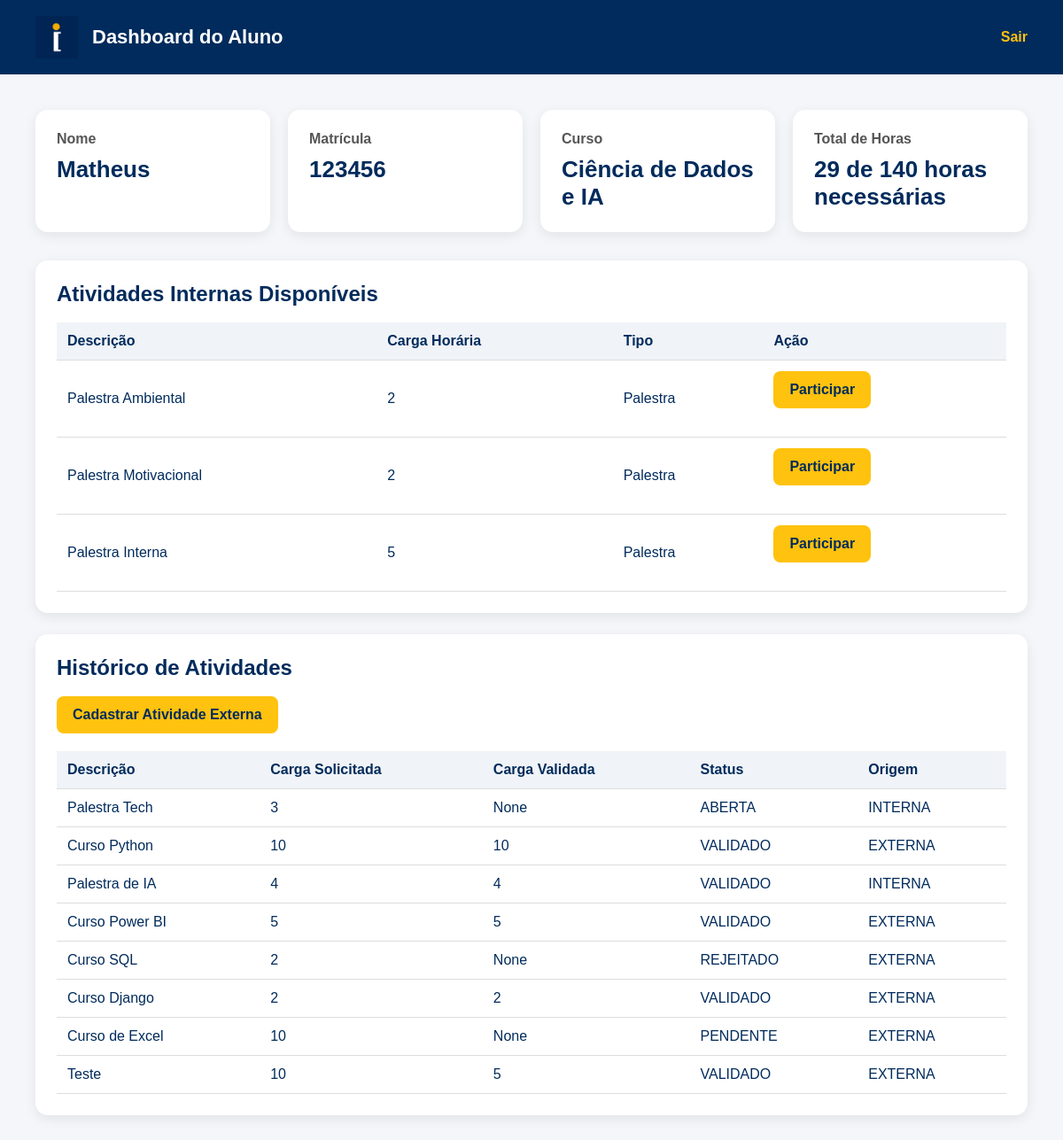
/dashboard/aluno/ (signed in), run on an earlier commit of the app's database.
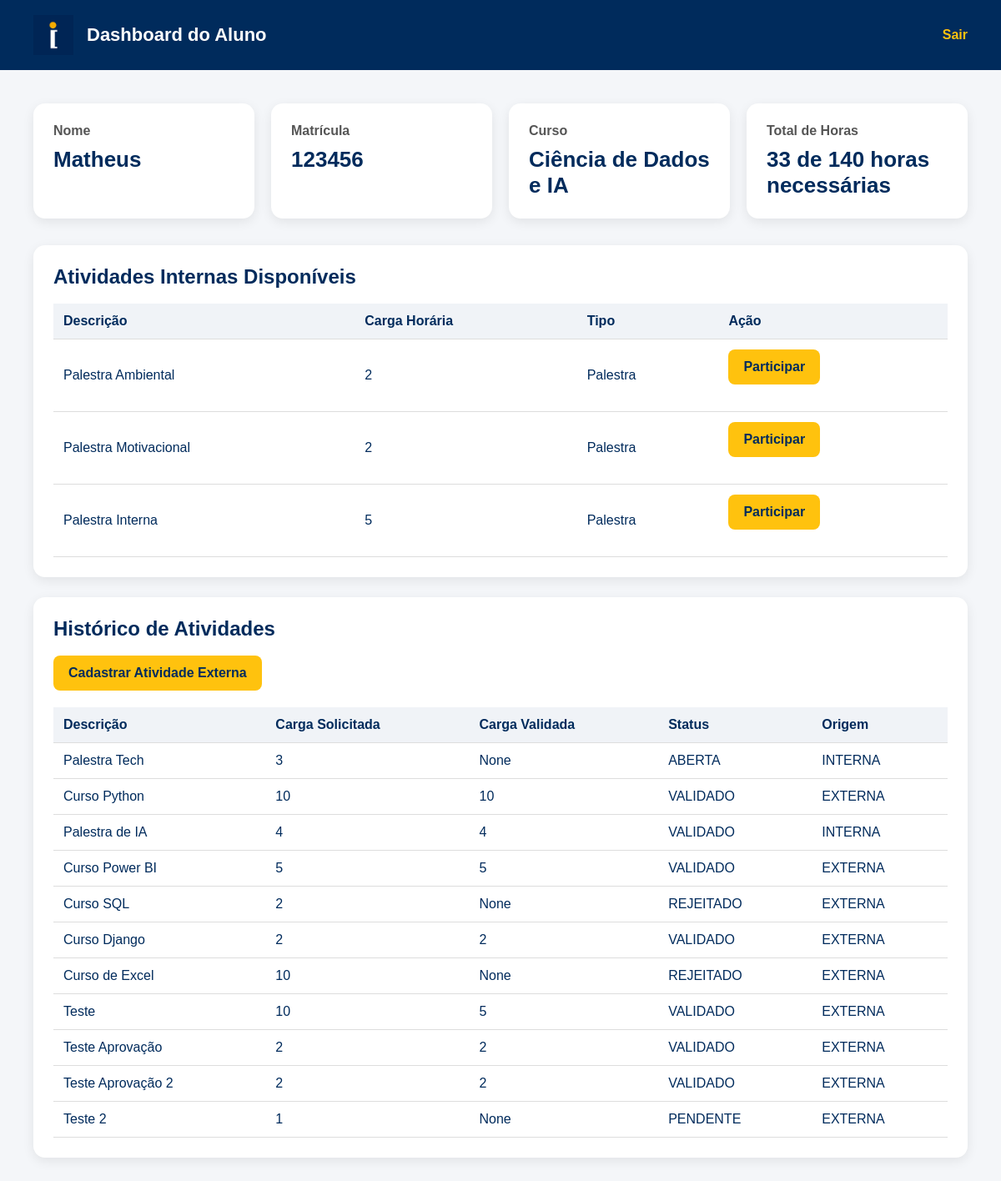
And on a later commit of the database.
### core/models.py (models this page shows, shortened)
class Aluno(models.Model):
    usuario = models.OneToOneField(
        Usuario,
        on_delete=models.CASCADE
    )
    matricula = models.CharField(max_length=20)
    curso = models.CharField(max_length=100)
    semestre_ingresso = models.IntegerField()
    total_horas_integralizadas = models.IntegerField(default=0)

class AtividadeComplementar(models.Model):
    class Status(models.TextChoices):
        PENDENTE = 'PENDENTE', 'Pendente'
        ABERTA = 'ABERTA', 'Aberta'
        VALIDADO = 'VALIDADO', 'Validado'
        REJEITADO = 'REJEITADO', 'Rejeitado'
    class Origem(models.TextChoices):
        INTERNA = 'INTERNA', 'Interna'
        EXTERNA = 'EXTERNA', 'Externa'
    descricao = models.TextField()
    carga_horaria_solicitada = models.IntegerField()
    carga_horaria_validada = models.IntegerField(
        null=True,
        blank=True
    )
    status = models.CharField(
        max_length=20,
        choices=Status.choices,
        default=Status.PENDENTE
    )
    tipo_origem = models.CharField(
        max_length=20,
        choices=Origem.choices
    )
    caminho_comprovante = models.FileField(
        upload_to='comprovantes/',
        null=True,
        blank=True
    )
    aluno = models.ForeignKey(
        Aluno,
        on_delete=models.CASCADE,
        related_name='atividades',
        null=True,
        blank=True
    )
    alunos_participantes = models.ManyToManyField(
        Aluno,
        related_name='atividades_internas',
        blank=True
    )
    coordenador = models.ForeignKey(
        Coordenador,
        on_delete=models.SET_NULL,
        null=True,
        blank=True
    )
    organizacao = models.ForeignKey(
        OrgAcademica,
        on_delete=models.SET_NULL,
        null=True,
        blank=True
    )
    tipo_atividade = models.ForeignKey(
        TipoAtividade,
        on_delete=models.CASCADE
    )

class TipoAtividade(models.Model):
    nome = models.CharField(max_length=100)
    limite_horas_total = models.IntegerField()
    limite_horas_por_evento = models.IntegerField()
    eixo_tematico = models.ForeignKey(
        EixoTematico,
        on_delete=models.CASCADE,
        related_name='tipos_atividade'
    )

class Usuario(AbstractUser):
    class Perfil(models.TextChoices):
        ALUNO = 'ALUNO', 'Aluno'
        COORDENADOR = 'COORDENADOR', 'Coordenador'
        ORG = 'ORG', 'Organização Acadêmica'
    perfil = models.CharField(
        max_length=20,
        choices=Perfil.choices
    )

### core/views.py (the view)
@login_required
def dashboard_aluno(request):
    aluno = Aluno.objects.get(usuario=request.user)
    atividades = AtividadeComplementar.objects.filter(
        Q(aluno=aluno) | Q(alunos_participantes=aluno)
    ).distinct()
    atividades_internas_abertas = AtividadeComplementar.objects.filter(
        tipo_origem=AtividadeComplementar.Origem.INTERNA,
        status=AtividadeComplementar.Status.ABERTA
    ).exclude(
        alunos_participantes=aluno
    )
    HORAS_NECESSARIAS = 140
    return render(
        request,
        'dashboard_aluno.html',
        {
            'aluno': aluno,
            'atividades': atividades,
            'atividades_internas_abertas': atividades_internas_abertas,
            'horas_necessarias': HORAS_NECESSARIAS
        }
    )

### core/templates/dashboard_aluno.html (shortened to what this page needs)
{% load static %}
<!DOCTYPE html>
<html lang="pt-br">
<head>
    <link rel="stylesheet" href="{% static 'css/dashboard.css' %}">
</head>
<body>
<header class="header">
    <div class="header-left">
        <img src="{% static 'img/logo_ibmec.png' %}" alt="IBMEC">
        <h1>Dashboard do Aluno</h1>
    </div>
    <a href="{% url 'logout' %}" class="logout">Sair</a>
</header>
<main class="container">
    <div class="cards">
        <div class="card">
            <h2>Nome</h2>
            <p>{{ aluno.usuario.username }}</p>
        </div>
        <div class="card">
            <h2>Matrícula</h2>
            <p>{{ aluno.matricula }}</p>
        </div>
        <div class="card">
            <h2>Curso</h2>
            <p>{{ aluno.curso }}</p>
        </div>
        <div class="card">
            <h2>Total de Horas</h2>
            <p>
                {{ aluno.total_horas_integralizadas }} de {{ horas_necessarias }} horas necessárias
            </p>
        </div>
    </div>
    <div class="section">
        <h2>Atividades Internas Disponíveis</h2>
        <table>
            <thead>
                <tr>
                    <th>Descrição</th>
                    <th>Carga Horária</th>
                    <th>Tipo</th>
                    <th>Ação</th>
                </tr>
            </thead>
            <tbody>
                {% for atividade in atividades_internas_abertas %}
                    <tr>
                        <td>{{ atividade.descricao }}</td>
                        <td>{{ atividade.carga_horaria_solicitada }}</td>
                        <td>{{ atividade.tipo_atividade.nome }}</td>
                        <td>
                            <a
                                href="{% url 'participar_atividade_interna' atividade.id %}"
                                class="btn"
                            >
                                Participar
                            </a>
                        </td>
                    </tr>
                {% empty %}
                    <tr>
                        <td colspan="4">
                            Nenhuma atividade interna disponível.
                        </td>
                    </tr>
                {% endfor %}
            </tbody>
        </table>
    </div>
    <div class="section">
        <h2>Histórico de Atividades</h2>
        <a href="{% url 'cadastrar_atividade_externa' %}" class="btn">Cadastrar Atividade Externa</a>
        <table>
            <thead>
                <tr>
                    <th>Descrição</th>
                    <th>Carga Solicitada</th>
                    <th>Carga Validada</th>
                    <th>Status</th>
                    <th>Origem</th>
                </tr>
            </thead>
            <tbody>
                {% for atividade in atividades %}
                    <tr>
                        <td>{{ atividade.descricao }}</td>
                        <td>{{ atividade.carga_horaria_solicitada }}</td>
                        <td>{{ atividade.carga_horaria_validada }}</td>
                        <td>{{ atividade.status }}</td>
                        <td>{{ atividade.tipo_origem }}</td>
                    </tr>
                {% empty %}
                    <tr>
                        <td colspan="5">Nenhuma atividade cadastrada.</td>
                    </tr>
                {% endfor %}
            </tbody>
        </table>
    </div>
</main>
</body>
</html>

What changed in the data, as far as the page shows it:
changed Aluno "Ciência de Dados e IA": total_horas_integralizadas "29" → "33"
changed AtividadeComplementar "Curso de Excel": status "PENDENTE" → "REJEITADO"
added AtividadeComplementar: descricao "Teste Aprovação", carga_horaria_solicitada "2", carga_horaria_validada "2", status "VALIDADO", tipo_origem "EXTERNA", shown under "Histórico de Atividades"
added AtividadeComplementar: descricao "Teste Aprovação 2", carga_horaria_solicitada "2", carga_horaria_validada "2", status "VALIDADO", tipo_origem "EXTERNA", shown under "Histórico de Atividades"
added AtividadeComplementar: descricao "Teste 2", carga_horaria_solicitada "1", carga_horaria_validada "None", status "PENDENTE", tipo_origem "EXTERNA", shown under "Histórico de Atividades"
